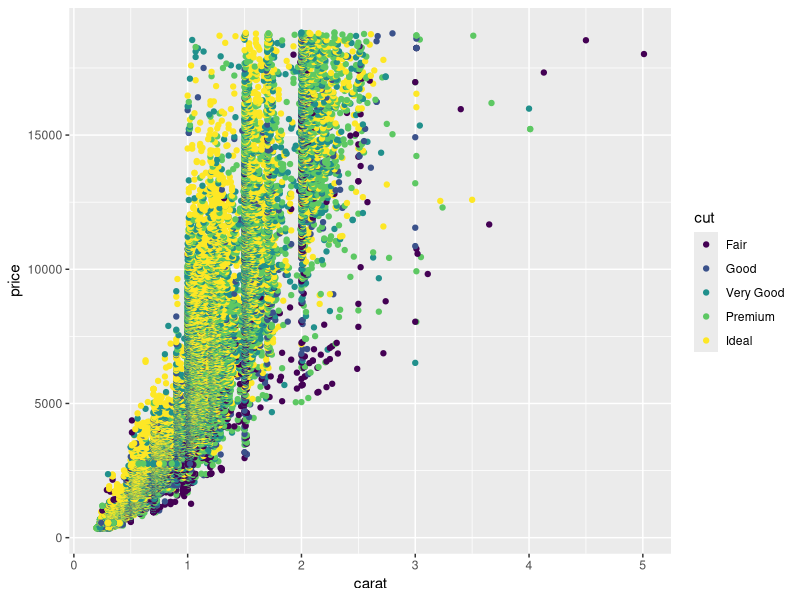

Reproduce this figure in R.
## ---- chunk 1
library(ggplot2)
## ---- chunk 2
(ggplot(diamonds, aes(x = carat, y = price, colour = cut))
    + geom_point()
)
